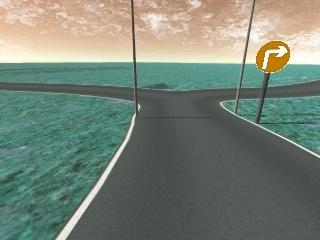
#> input picture lane_detect/scripts/debug/2563.jpeg, 320 x 240 px
$ python main.py 2563.jpeg   (older library calls are emulated)
#> lines starting #> are read from the running program, lines starting #| are printed output that depends on the picture; after the words box and inside, x2 and y2 are one past the last pixel; in counts of white or black regions, pixels touching at a corner belong together
### lane_detect/scripts/debug/thresholder.py
import cv2
import numpy as np
from scipy import misc
from matplotlib import pyplot as pp

class Thresholder:
    def __init__(self):
        self.sobel_kernel = 15

        self.thresh_dir_min = 0.7
        self.thresh_dir_max = 1.2

        self.thresh_mag_min = 50
        self.thresh_mag_max = 255

    def dir_thresh(self, sobelx, sobely):
        abs_sobelx = np.abs(sobelx)
        abs_sobely = np.abs(sobely)
        scaled_sobel = np.arctan2(abs_sobely, abs_sobelx)
        sxbinary = np.zeros_like(scaled_sobel)
        sxbinary[(scaled_sobel >= self.thresh_dir_min) & (scaled_sobel <= self.thresh_dir_max)] = 1

        return sxbinary

    def mag_thresh(self, sobelx, sobely):
        gradmag = np.sqrt(sobelx ** 2 + sobely ** 2)
        scale_factor = np.max(gradmag) / 255
        gradmag = (gradmag / scale_factor).astype(np.uint8)
        binary_output = np.zeros_like(gradmag)
        binary_output[(gradmag >= self.thresh_mag_min) & (gradmag <= self.thresh_mag_max)] = 1

        return binary_output

    def color_thresh(self, img):
        img = cv2.cvtColor(img, cv2.COLOR_RGB2HSV)

        white_min = np.array([0, 0, 150], np.uint8)
        white_max = np.array([255, 30, 255], np.uint8)
        white_mask = cv2.inRange(img, white_min, white_max)

        binary_output = np.zeros_like(img[:, :, 0])
        binary_output[((white_mask != 0))] = 1
        binary_output[((white_mask != 0))] = 1
        filtered = img
        filtered[((white_mask == 0))] = 0
        filtered[((white_mask == 0))] = 0
        return binary_output

    def threshold(self, img):
        sobelx = cv2.Sobel(img[:, :, 2], cv2.CV_64F, 1, 0, ksize=self.sobel_kernel)
        sobely = cv2.Sobel(img[:, :, 2], cv2.CV_64F, 0, 1, ksize=self.sobel_kernel)

        direc = self.dir_thresh(sobelx, sobely)
        mag = self.mag_thresh(sobelx, sobely)
        color = self.color_thresh(img)

        combined = np.zeros_like(direc)
        combined[((color == 1) & ((mag == 1) | (direc == 1)))] = 1

        return combined

### lane_detect/scripts/debug/warper.py
import cv2
import numpy as np


class Warper:
    def __init__(self):

        src = np.float32([
            [50, 150],
            [250, 150],
            [300, 190],
            [1, 190],
        ])

        dst = np.float32([
            [80, 260],
            [160, 260],
            [160, 320],
            [80, 320],
        ])

        self.M = cv2.getPerspectiveTransform(src, dst)
        self.Minv = cv2.getPerspectiveTransform(dst, src)

    def warp(self, img):
        return cv2.warpPerspective(
            img,
            self.M,
            (img.shape[0], img.shape[1]),
            flags=cv2.INTER_LINEAR
        )

    # [7 lines left out: function unwarp, not called in this run]

### lane_detect/scripts/debug/polyfitter.py
import cv2
import numpy as np

class Polyfitter:
    def __init__(self):
        self.left_fit = None
        self.right_fit = None
        self.leftx = None
        self.rightx = None

    def polyfit(self, img):
        histogram = np.sum(img[int(img.shape[0] / 2):, :], axis=0)
        out_img = np.dstack((img, img, img)) * 255
        midpoint = np.int(histogram.shape[0] / 2)
        leftx_base = np.argmax(histogram[:midpoint])
        rightx_base = np.argmax(histogram[midpoint:]) + midpoint

        nwindows = 9
        window_height = np.int(img.shape[0] / nwindows)
        nonzero = img.nonzero()
        nonzeroy = np.array(nonzero[0])
        nonzerox = np.array(nonzero[1])
        leftx_current = leftx_base
        rightx_current = rightx_base
        margin = 10
        minpix = 5
        left_lane_inds = []
        right_lane_inds = []

        for window in range(nwindows):
            win_y_low = img.shape[0] - (window + 1) * window_height
            win_y_high = img.shape[0] - window * window_height
            win_xleft_low = leftx_current - margin
            win_xleft_high = leftx_current + margin
            win_xright_low = rightx_current - margin
            win_xright_high = rightx_current + margin
            cv2.rectangle(out_img, (win_xleft_low, win_y_low), (win_xleft_high, win_y_high), (0, 255, 0), 2)
            cv2.rectangle(out_img, (win_xright_low, win_y_low), (win_xright_high, win_y_high), (0, 255, 0), 2)
            good_left_inds = ((nonzeroy >= win_y_low) & (nonzeroy < win_y_high) & (nonzerox >= win_xleft_low) & (
                nonzerox < win_xleft_high)).nonzero()[0]
            good_right_inds = ((nonzeroy >= win_y_low) & (nonzeroy < win_y_high) & (nonzerox >= win_xright_low) & (
                nonzerox < win_xright_high)).nonzero()[0]
            left_lane_inds.append(good_left_inds)
            right_lane_inds.append(good_right_inds)
            if len(good_left_inds) > minpix:
                leftx_current = np.int(np.mean(nonzerox[good_left_inds]))
            if len(good_right_inds) > minpix:
                rightx_current = np.int(np.mean(nonzerox[good_right_inds]))

        left_lane_inds = np.concatenate(left_lane_inds)
        right_lane_inds = np.concatenate(right_lane_inds)

        self.leftx = nonzerox[left_lane_inds]
        lefty = nonzeroy[left_lane_inds]
        self.rightx = nonzerox[right_lane_inds]
        righty = nonzeroy[right_lane_inds]

        self.left_fit = np.polyfit(lefty, self.leftx, 2)
        self.right_fit = np.polyfit(righty, self.rightx, 2)
        # print(self.left_fit[0], ' ', self.left_fit[1], ' ', self.left_fit[2])
        # print(self.right_fit[0], ' ', self.right_fit[1], ' ', self.right_fit[2])

        return self.left_fit, self.right_fit

### lane_detect/scripts/debug/polydrawer.py
import cv2
import numpy as np


class Polydrawer:
    def draw(self, img, left_fit, right_fit, Minv):
        color_warp = np.zeros_like(img).astype(np.uint8)

        fity = np.linspace(0, img.shape[0] - 1, img.shape[0])
        left_fitx = left_fit[0] * fity ** 2 + left_fit[1] * fity + left_fit[2]
        right_fitx = right_fit[0] * fity ** 2 + right_fit[1] * fity + right_fit[2]

        # Recast the x and y points into usable format for cv2.fillPoly()
        pts_left = np.array([np.transpose(np.vstack([left_fitx, fity]))])
        pts_right = np.array([np.flipud(np.transpose(np.vstack([right_fitx, fity])))])
        pts = np.hstack((pts_left, pts_right))
        pts = np.array(pts, dtype=np.int32)

        cv2.fillPoly(color_warp, pts, (0, 255, 0))

        # Warp the blank back to original image space using inverse perspective matrix (Minv)
        newwarp = cv2.warpPerspective(color_warp, Minv, (img.shape[1], img.shape[0]))
        # Combine the result with the original image
        result = cv2.addWeighted(img, 1, newwarp, 0.3, 0)

        return result

### lane_detect/scripts/debug/main.py
import cv2
import sys
import os
import numpy as np
from matplotlib import pyplot as pp
#from moviepy.video.io.VideoFileClip import VideoFileClip
from scipy import misc

from polydrawer import Polydrawer
from polyfitter import Polyfitter
from thresholder import Thresholder
#from undistorter import Undistorter
from warper import Warper

#undistorter = Undistorter()
thresholder = Thresholder()
warper = Warper()
polyfitter = Polyfitter()
polydrawer = Polydrawer()

def main():
    # [8 lines of commented-out code are left out]
    test_img = sys.argv[1]
    im = misc.imread(test_img, mode='RGB')
#> im is the input picture: shape (240, 320, 3); mean R, G, B 119.4, 130.7, 118.1
    return process_image(im)

def process_image(frame):
    #undistorted = undistorter.undistort(frame)
    # misc.imsave('output_images/undistorted.jpg', undistorted)

    img = thresholder.threshold(frame)
#> in threshold, `sobely = cv2.Sobel(img[:, :, 2], cv2.CV_64F, 0, 1, ksize=self.sobel_ke..`:
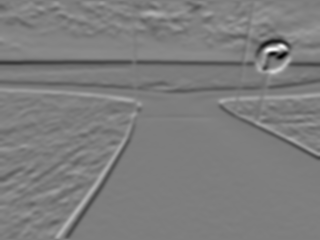
#> sobely: shape (240, 320) float64; min -5.55e+09, max 5.65e+09, mean -25497181.4; drawn with min black and max white
#> in dir_thresh, `scaled_sobel = np.arctan2(abs_sobely, abs_sobelx)`:
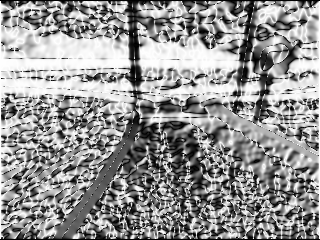
#> scaled_sobel: shape (240, 320) float64; min 0, max 1.57, mean 0.919; drawn with min black and max white
#> in threshold, `direc = self.dir_thresh(sobelx, sobely)`:
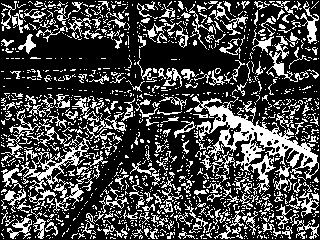
#> direc: shape (240, 320) float64; values 0 (black) and 1 (white), 28.1% white in thin lines or dots
#> in mag_thresh, `gradmag = np.sqrt(sobelx ** 2 + sobely ** 2)`:
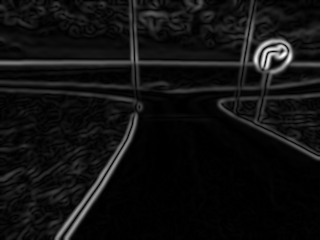
#> gradmag: shape (240, 320) float64; min 0, max 6.31e+09, mean 423807990.2; drawn with min black and max white
#> in mag_thresh, `scale_factor = np.max(gradmag) / 255`: scale_factor = 24760766.7
    misc.imsave('output/thresholded.jpg', img)

    img = warper.warp(img)
    misc.imsave('output/warped.jpg', img)

    left_fit, right_fit = polyfitter.polyfit(img)
    img = polydrawer.draw(frame, left_fit, right_fit, warper.Minv)
    misc.imsave('output/final.jpg', img)

    fity = np.linspace(0, 319, 320)
    left_fitx = left_fit[0] * fity ** 2 + left_fit[1] * fity + left_fit[2]
    right_fitx = right_fit[0] * fity ** 2 + right_fit[1] * fity + right_fit[2]

    pts_left = np.array([np.transpose(np.vstack([left_fitx, fity]))])
    pts_left = np.squeeze(pts_left, axis=0)
    pts_right = np.array([np.flipud(np.transpose(np.vstack([right_fitx, fity])))])
    pts_right = np.squeeze(pts_right, axis=0)

    xl, yl = pts_left.T
    yl = -yl
    pp.scatter(xl, yl)
    xr, yr = pts_right.T
    yr = -yr
    pp.scatter(xr, yr)
    pp.show()

    return pts_left, pts_right

if __name__ == '__main__':
    main()
#> in warp, `return cv2.warpPerspective( img, self.M, (img.shape[0], img.shape[1]),..`:
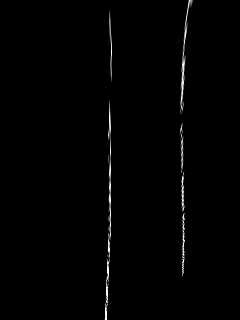
#> returned value: shape (320, 240) float64; min 0, max 1, mean 0.00907
#> in polyfit, `histogram = np.sum(img[int(img.shape[0] / 2):, :], axis=0)`: histogram = 240 values, max 66.32 at index 183, min 0 at index 0, mean 1.54
#> in polyfit, `leftx_base = np.argmax(histogram[:midpoint])`: leftx_base = 110
#> in polyfit, `rightx_base = np.argmax(histogram[midpoint:]) + midpoint`: rightx_base = 183
#> in polyfit, `nonzero = img.nonzero()`: nonzero = 1479 positions, rows 0 to 319, columns 104 to 192
#> in polyfit, `nonzeroy = np.array(nonzero[0])`: nonzeroy = 1479 values from 0 to 319
#> in polyfit, `nonzerox = np.array(nonzero[1])`: nonzerox = 1479 values, max 192 at index 4, min 104 at index 1470, mean 149.5
#> in polyfit, `leftx_current = leftx_base`: leftx_current = 110
#> in polyfit, `rightx_current = rightx_base`: rightx_current = 183
#> the loop in polyfit, `for window in range(nwindows):` made 9 passes
#> (win_xleft_low, win_xleft_high, win_xright_low, win_xright_high, leftx_current, rightx_current) on passes 2 to 9: (96, 116, 173, 193, 107, 182), (97, 117, 172, 192, 108, 183), (98, 118, 173, 193, 109, 182), (99, 119, 172, 192, 109, 181), (99, 119, 171, 191, 109, 181), (99, 119, 171, 191, 109, 181), (99, 119, 171, 191, 110, 183), (100, 120, 173, 193, 109, 186)
#> after the loop in polyfit, `for window in range(nwindows):`:
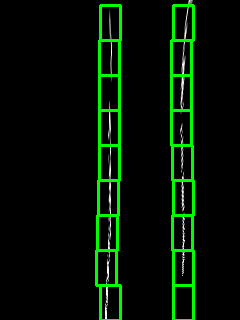
#> out_img: shape (320, 240, 3) float64; mean of channels 0, 1, 2 2.1, 17.9, 2.1; drawn as R, G, B
#> after the loop in polyfit, `for window in range(nwindows):`: left_lane_inds = 9 items
#> in polyfit, `left_lane_inds = np.concatenate(left_lane_inds)`: left_lane_inds = 668 values, max 1478 at index 85, min 40 at index 599, mean 858.8
#> in polyfit, `right_lane_inds = np.concatenate(right_lane_inds)`: right_lane_inds = 787 values, max 1367 at index 56, min 24 at index 687, mean 659.5
#> in polyfit, `self.leftx = nonzerox[left_lane_inds]`: self.leftx = 668 values, max 112 at index 567, min 104 at index 77, mean 108.8
#> in polyfit, `lefty = nonzeroy[left_lane_inds]`: lefty = 668 values, max 319 at index 83, min 9 at index 599, mean 176.2
#> in polyfit, `self.rightx = nonzerox[right_lane_inds]`: self.rightx = 787 values, max 191 at index 690, min 179 at index 368, mean 182.8
#> in polyfit, `righty = nonzeroy[right_lane_inds]`: righty = 787 values, max 275 at index 56, min 5 at index 687, mean 134.1
#> in polyfit, `self.left_fit = np.polyfit(lefty, self.leftx, 2)`: self.left_fit = [-7.95e-05, 0.0138, 109.5]
#> in polyfit, `self.right_fit = np.polyfit(righty, self.rightx, 2)`: self.right_fit = [0.000233, -0.0727, 187]
#> in process_image, `left_fit, right_fit = polyfitter.polyfit(img)`: left_fit = [-7.95e-05, 0.0138, 109.5]; right_fit = [0.000233, -0.0727, 187]
#> in draw, `left_fitx = left_fit[0] * fity ** 2 + left_fit[1] * fity + left_fit[2]`: left_fitx = 240 values, max 110.1 at index 87, min 108.2 at index 239, mean 109.6
#> in draw, `right_fitx = right_fit[0] * fity ** 2 + right_fit[1] * fity + right_fi..`: right_fitx = 240 values, max 187 at index 0, min 181.3 at index 156, mean 182.7
#> in draw, `pts_left = np.array([np.transpose(np.vstack([left_fitx, fity]))])`: pts_left = 240 pairs, first value 108.2 to 110.1, second value 0 to 239
#> in draw, `pts_right = np.array([np.flipud(np.transpose(np.vstack([right_fitx, fi..`: pts_right = 240 pairs, first value 181.3 to 187, second value 0 to 239
#> in draw, `pts = np.hstack((pts_left, pts_right))`: pts = 480 pairs, first value 108.2 to 187, second value 0 to 239
#> in draw, `pts = np.array(pts, dtype=np.int32)`: pts = 480 pairs, first value 108 to 186, second value 0 to 239
#> in process_image, `left_fitx = left_fit[0] * fity ** 2 + left_fit[1] * fity + left_fit[2]`: left_fitx = 320 values, max 110.1 at index 87, min 105.8 at index 319, mean 109
#> in process_image, `right_fitx = right_fit[0] * fity ** 2 + right_fit[1] * fity + right_fi..`: right_fitx = 320 values, max 187.4 at index 319, min 181.3 at index 156, mean 183.3
#> in process_image, `pts_left = np.array([np.transpose(np.vstack([left_fitx, fity]))])`: pts_left = 320 pairs, first value 105.8 to 110.1, second value 0 to 319
#> in process_image, `pts_right = np.array([np.flipud(np.transpose(np.vstack([right_fitx, fi..`: pts_right = 320 pairs, first value 181.3 to 187.4, second value 0 to 319
#> in process_image, `xl, yl = pts_left.T`: xl has the same summary as left_fitx; yl = 320 values from 0 to 319
#> in process_image, `yl = -yl`: yl = 320 values, max 0 at index 0, min -319 at index 319, mean -159.5
#> in process_image, `xr, yr = pts_right.T`: xr = 320 values, max 187.4 at index 0, min 181.3 at index 163, mean 183.3; yr = 320 values, max 319 at index 0, min 0 at index 319, mean 159.5
#> in process_image, `yr = -yr`: yr = 320 values from -319 to 0
#> in process_image, `pp.show()`:
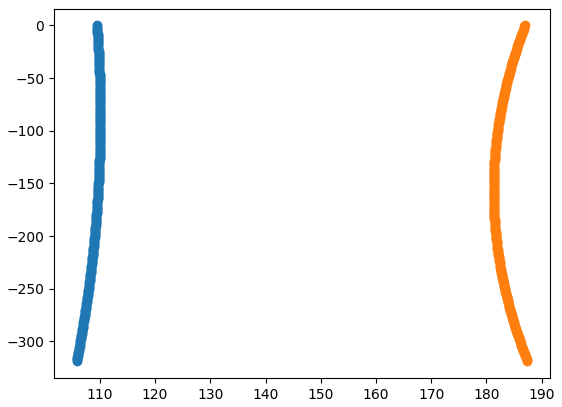
#> figure drawn by matplotlib, 1 panel

$ run again, on lane_detect/scripts/debug/2630.jpeg
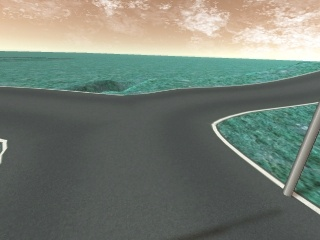
#> input picture lane_detect/scripts/debug/2630.jpeg, 320 x 240 px
#> in main, im is the input picture: shape (240, 320, 3); mean R, G, B 117.3, 125.6, 115.8
#> direc: shape (240, 320) float64; values 0 (black) and 1 (white), 27.6% white in thin lines or dots
#> scale_factor = 14567739.9
#> mag: shape (240, 320); values 0 (black) and 1 (white), 11.2% white; 66 white regions (34 under 20 px), largest, box (x1, y1, x2, y2) and area: (209, 99, 320, 217) 2647, (0, 48, 320, 65) 1783, (93, 70, 320, 98) 979
#> white_mask: shape (240, 320); 5.4% white; 19 white regions (12 under 20 px), largest, box (x1, y1, x2, y2) and area: (0, 27, 320, 61) 2551, (211, 102, 318, 189) 518, (284, 105, 320, 195) 371
#> filtered: shape (240, 320, 3); mean H, S, V 1.6, 1, 12.7
#> histogram = 240 values, max 83.2 at index 155, min 0 at index 0, mean 2.46
#> leftx_base = 55
#> rightx_base = 155
#> nonzero = 2177 positions, rows 44 to 319, columns 50 to 239
#> nonzeroy = 2177 values from 44 to 319
#> nonzerox = 2177 values, max 239 at index 7, min 50 at index 1629, mean 183.5
#> in polyfit, `leftx_current = leftx_base`: leftx_current = 55
#> in polyfit, `rightx_current = rightx_base`: rightx_current = 155
#> the loop in polyfit, `for window in range(nwindows):` made 9 passes
#> (win_xleft_low, win_xleft_high, win_xright_low, win_xright_high, leftx_current, rightx_current) on passes 2 to 3: (45, 65, 146, 166, 61, 154), (51, 71, 144, 164, 54, 153)
#> after the loop in polyfit, `for window in range(nwindows):`:
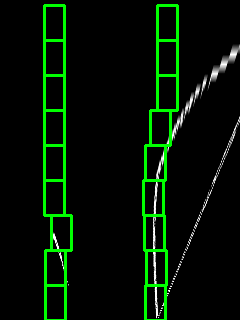
#> out_img: shape (320, 240, 3) float64; mean of channels 0, 1, 2 3.5, 19.5, 3.5; drawn as R, G, B
#> after the loop in polyfit, `for window in range(nwindows):`: left_lane_inds = 9 items
#> in polyfit, `left_lane_inds = np.concatenate(left_lane_inds)`: left_lane_inds = 105 values, max 1960 at index 42, min 1630 at index 43, mean 1780.3
#> in polyfit, `right_lane_inds = np.concatenate(right_lane_inds)`: right_lane_inds = 573 values, max 2176 at index 114, min 968 at index 545, mean 1639.4
#> self.leftx = 105 values, max 64 at index 37, min 51 at index 43, mean 57.3
#> lefty = 105 values, max 273 at index 42, min 229 at index 43, mean 247.7
#> self.rightx = 573 values, max 169 at index 546, min 153 at index 115, mean 156.9
#> righty = 573 values, max 319 at index 114, min 136 at index 545, mean 227
#> self.left_fit = [-0.00257, 1.6, -180.2]
#> self.right_fit = [0.00119, -0.579, 223.7]
#> left_fit = [-0.00257, 1.6, -180.2]; right_fit = [0.00119, -0.579, 223.7]
#> in draw, `left_fitx = left_fit[0] * fity ** 2 + left_fit[1] * fity + left_fit[2]`: left_fitx = 240 values from -180.2 to 54.63
#> in draw, `right_fitx = right_fit[0] * fity ** 2 + right_fit[1] * fity + right_fi..`: right_fitx = 240 values, max 223.7 at index 0, min 153.1 at index 239, mean 177.1
#> in draw, `pts_left = np.array([np.transpose(np.vstack([left_fitx, fity]))])`: pts_left = 240 pairs, first value -180.2 to 54.63, second value 0 to 239
#> in draw, `pts_right = np.array([np.flipud(np.transpose(np.vstack([right_fitx, fi..`: pts_right = 240 pairs, first value 153.1 to 223.7, second value 0 to 239
#> in draw, `pts = np.hstack((pts_left, pts_right))`: pts = 480 pairs, first value -180.2 to 223.7, second value 0 to 239
#> in draw, `pts = np.array(pts, dtype=np.int32)`: pts = 480 pairs, first value -180 to 223, second value 0 to 239
#> in process_image, `left_fitx = left_fit[0] * fity ** 2 + left_fit[1] * fity + left_fit[2]`: left_fitx = 320 values, max 67.9 at index 311, min -180.2 at index 0, mean -12.83
#> in process_image, `right_fitx = right_fit[0] * fity ** 2 + right_fit[1] * fity + right_fi..`: right_fitx = 320 values, max 223.7 at index 0, min 153.1 at index 244, mean 171.7
#> in process_image, `pts_left = np.array([np.transpose(np.vstack([left_fitx, fity]))])`: pts_left = 320 pairs, first value -180.2 to 67.9, second value 0 to 319
#> in process_image, `pts_right = np.array([np.flipud(np.transpose(np.vstack([right_fitx, fi..`: pts_right = 320 pairs, first value 153.1 to 223.7, second value 0 to 319
#> in process_image, `xl, yl = pts_left.T`: xl has the same summary as left_fitx; yl = 320 values from 0 to 319
#> in process_image, `yl = -yl`: yl = 320 values, max 0 at index 0, min -319 at index 319, mean -159.5
#> in process_image, `xr, yr = pts_right.T`: xr = 320 values, max 223.7 at index 319, min 153.1 at index 75, mean 171.7; yr = 320 values, max 319 at index 0, min 0 at index 319, mean 159.5
#> in process_image, `yr = -yr`: yr = 320 values from -319 to 0
#> in process_image, `pp.show()`:
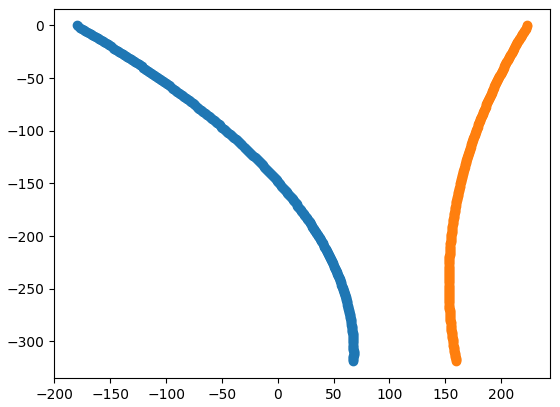
#> figure drawn by matplotlib, 1 panel
